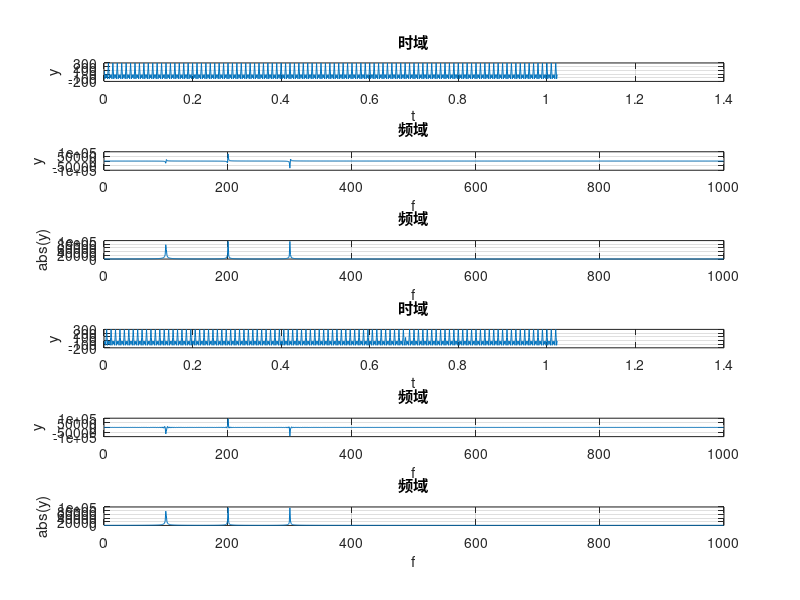

MATLAB code for this plot:
clc;
clear all;

N = 1024;%采样点数
n = 1:N;
fs = 1000; %1000hz
t = n / fs; %时间轴

%signal
f0 = 100;
f1 = 200;
f2 = 300;
y1 = 100 * exp(1i * 2 * pi * f0 * t);
y2 = 100 * exp(1i * 2 * pi * f1 * t);
y3 = 100 * exp(1i * 2 * pi * f2 * t);
y = y1 + y2 + y3; %signal

new_y = [y(1, 345:1024), y(1, 1:344)];

%time_domain
subplot(6, 1, 1);
plot(t, int32(real(y))); %ignore img
title("时域");
xlabel('t');
ylabel('y');
grid on

%%%%%%%
f = (0 : N-1) * (fs / N);
fft_y = fft(y, N);

subplot(6, 1, 2);
plot(f, fft_y); %ignore img
title("频域");
xlabel('f');
ylabel('y');
grid on

abs_fft_y = abs(fft_y);

subplot(6, 1, 3);
plot(f, abs_fft_y); %ignore img
title("频域");
xlabel('f');
ylabel('abs(y)');
grid on
%%%%%%%%

%time_domain
subplot(6, 1, 4);
plot(t, int32(real(new_y))); %ignore img
title("时域");
xlabel('t');
ylabel('y');
grid on

%%%%%%%
fft_new_y = fft(new_y, N);
abs_fft_new_y = abs(fft_new_y);

subplot(6, 1, 5);
plot(f, fft_new_y); %ignore img
title("频域");
xlabel('f');
ylabel('y');
grid on

subplot(6, 1, 6);
plot(f, abs_fft_new_y); %ignore img
title("频域");
xlabel('f');
ylabel('abs(y)');
grid on
%%%%%%%

% for i = 1 : 1024
%     if (abs(abs_fft_new_y(i) - abs_fft_y(i)) > 0.0000001)
%         disp(i);
%     end
% end 


